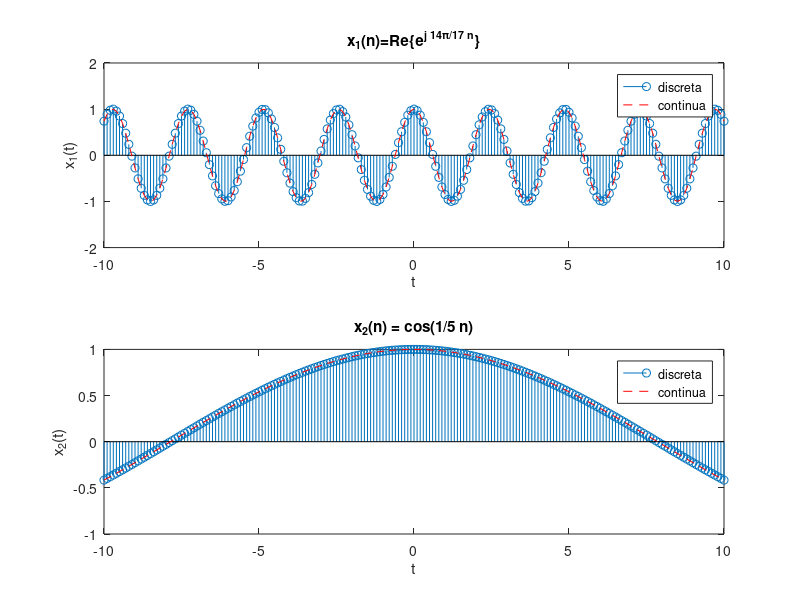

Write MATLAB code to recreate this figure.
inct = 0.1;
t = -10:inct:10;

x1 = exp(j*pi*(14/17)*t);
x2 = cos(t/5);

subplot(2,1,1);
% Grafica 1
stem(t,real(x1));
hold on;
plot(t, real(x1), 'Color', 'red', 'LineStyle','--');
xlabel('t');
ylabel('x_1(t)');
title('x_1(n)=Re\{e^{j 14\pi/17 n}\}');
legend('discreta', 'continua')
axis([-10 10 -2 2]);
hold off;

% Grafica 2
subplot(2,1,2)
stem(t,x2);
hold on;
plot(t, x2, 'Color', 'red', 'LineStyle','--');
xlabel('t');
ylabel('x_2(t)');
title('x_2(n) = cos(1/5 n)');
legend('discreta', 'continua');
hold off;